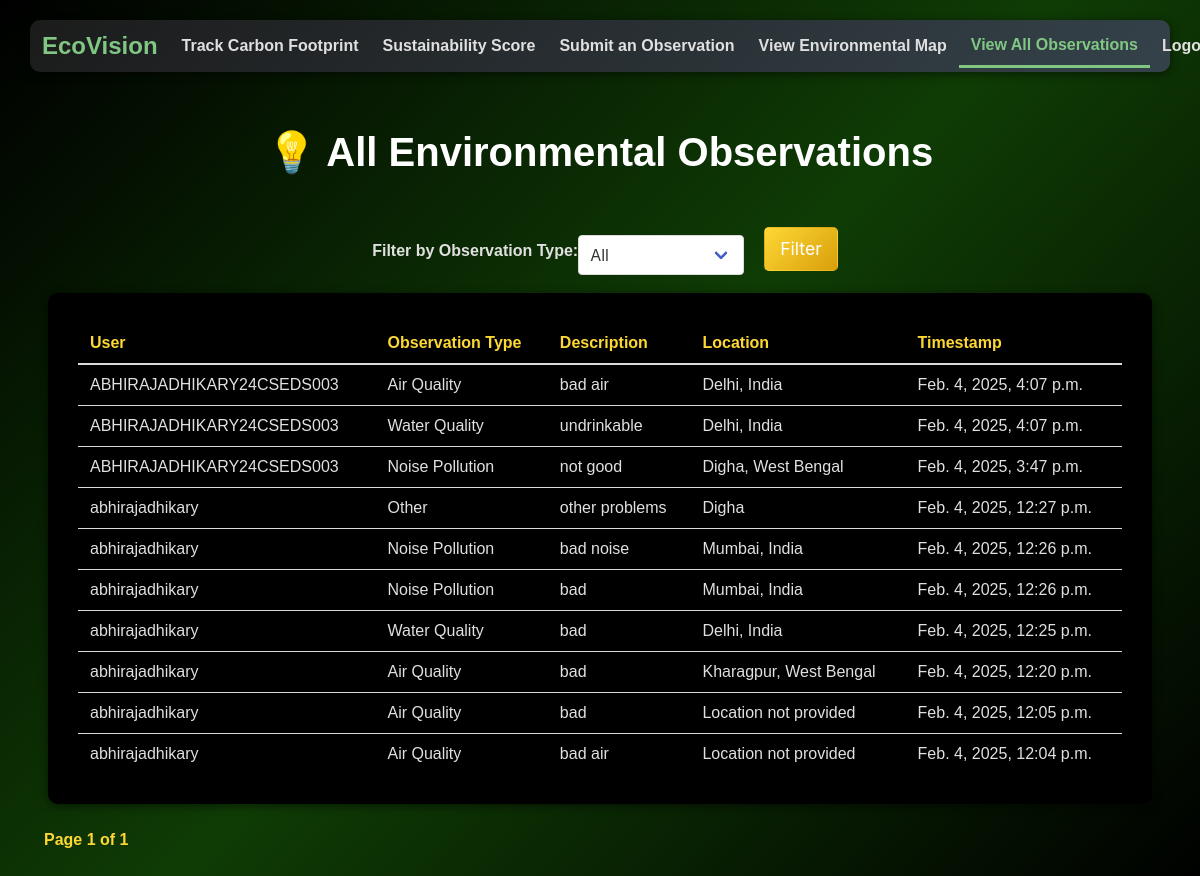
The page /all-observations/ (signed in) on the database as committed earlier.
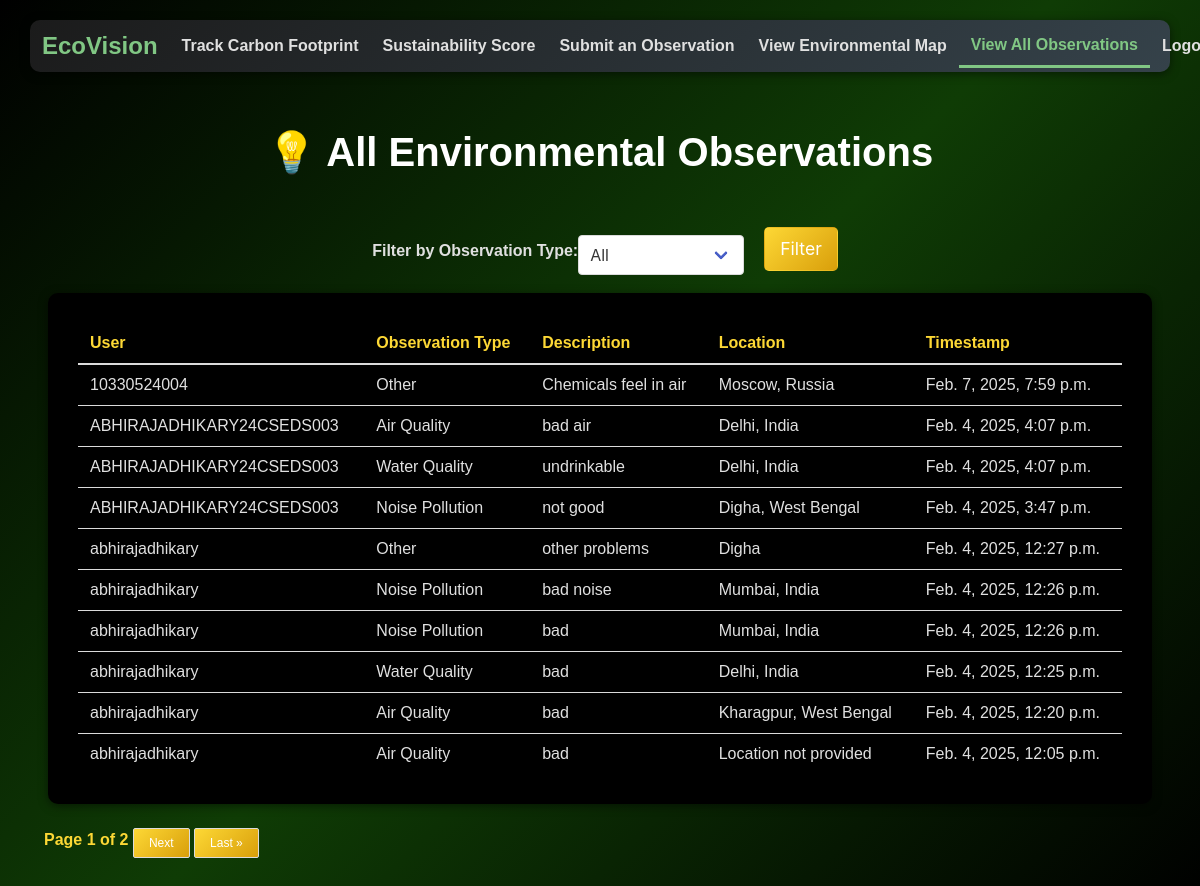
The same page on the database as committed later.
### climate_tracker/models.py (models this page shows, shortened)
class EnvironmentalObservation(models.Model):
    OBSERVATION_TYPES = [
        ('air_quality', 'Air Quality'),
        ('water_quality', 'Water Quality'),
        ('noise_pollution', 'Noise Pollution'),
        ('other', 'Other'),
    ]
    user = models.ForeignKey(User, on_delete=models.CASCADE)
    observation_type = models.CharField(max_length=50, choices=OBSERVATION_TYPES)
    description = models.TextField(blank=True, null=True)
    location = models.CharField(max_length=255, blank=True, null=True)  # User-provided location
    latitude = models.FloatField(null=True, blank=True)  # Automatically generated
    longitude = models.FloatField(null=True, blank=True)  # Automatically generated
    timestamp = models.DateTimeField(auto_now_add=True)
    photo = models.ImageField(upload_to='observations/', blank=True, null=True)

### climate_tracker/views.py (the view)
# urls.py: path('all-observations/', views.all_observations, name='all_observations'),
@login_required
def all_observations(request):
    observations = EnvironmentalObservation.objects.all().order_by('-timestamp')
    observation_type = request.GET.get('type', None)
    if observation_type:
        observations = observations.filter(observation_type=observation_type)
    paginator = Paginator(observations, 10)
    page_number = request.GET.get('page')
    page_obj = paginator.get_page(page_number)
    return render(request, 'all_observations.html', {'page_obj': page_obj})

### climate_tracker/templates/all_observations.html (shortened to what this page needs)
{% extends "base.html" %}
{% block content %}
<h1 class="title">💡 All Environmental Observations</h1>
<div class="field">
    <label class="label">Filter by Observation Type:</label>
    <div class="control">
        <form method="get">
            <div class="select">
                <select name="type">
                    <option value="">All</option>
                </select>
            </div>
            <button class="button is-primary mt-2" type="submit">Filter</button>
        </form>
    </div>
</div>
<div class="box">
    {% if page_obj %}
        <table class="table is-fullwidth">
            <thead>
                <tr>
                    <th style="color: #fdd835;">User</th>
                    <th style="color: #fdd835;">Observation Type</th>
                    <th style="color: #fdd835;">Description</th>
                    <th style="color: #fdd835;">Location</th>
                    <th style="color: #fdd835;">Timestamp</th>
                </tr>
            </thead>
            <tbody>
                {% for obs in page_obj %}
                    <tr>
                        <td>{{ obs.user.username }}</td>
                        <td>{{ obs.get_observation_type_display }}</td>
                        <td>{{ obs.description|default:"No description provided" }}</td>
                        <td>{{ obs.location|default:"Location not provided" }}</td>
                        <td>{{ obs.timestamp }}</td>
                    </tr>
                {% endfor %}
            </tbody>
        </table>
    {% else %}
        <p>No observations found.</p>
    {% endif %}
</div>
<div class="pagination">
    <span class="step-links">
        <span class="current">
            Page {{ page_obj.number }} of {{ page_obj.paginator.num_pages }}
        </span>
        {% if page_obj.has_next %}
            <a href="?page={{ page_obj.next_page_number }}{% if request.GET.type %}&type={{ request.GET.type }}{% endif %}" class="button is-small">Next</a>
            <a href="?page={{ page_obj.paginator.num_pages }}{% if request.GET.type %}&type={{ request.GET.type }}{% endif %}" class="button is-small">Last &raquo;</a>
        {% endif %}
    </span>
</div>
{% endblock %}

### climate_tracker/templates/base.html (shortened to what this page needs)
<!DOCTYPE html>
<html lang="en">
<head>
    <link rel="stylesheet" href="https://cdn.jsdelivr.net/npm/bulma@0.9.4/css/bulma.min.css">
</head>
<body>
    <nav class="navbar" role="navigation" aria-label="main navigation">
        <div class="navbar-brand">
            <a class="navbar-item" href="{% url 'home' %}">
                <strong>EcoVision</strong>
            </a>
        </div>
        <div id="navbarMenu" class="navbar-menu">
            <div class="navbar-start">
                <a class="navbar-item {% if request.resolver_match.url_name == 'track_carbon' %}is-active{% endif %}" href="{% url 'track_carbon' %}">Track Carbon Footprint</a>
                <a class="navbar-item {% if request.resolver_match.url_name == 'calculate_sustainability' %}is-active{% endif %}" href="{% url 'calculate_sustainability' %}">Sustainability Score</a>
                <a class="navbar-item {% if request.resolver_match.url_name == 'submit_observation' %}is-active{% endif %}" href="{% url 'submit_observation' %}">Submit an Observation</a>
                <a class="navbar-item {% if request.resolver_match.url_name == 'map_view' %}is-active{% endif %}" href="{% url 'map_view' %}">View Environmental Map</a>
                <a class="navbar-item {% if request.resolver_match.url_name == 'all_observations' %}is-active{% endif %}" href="{% url 'all_observations' %}">View All Observations</a>
            </div>
            <div class="navbar-end">
                {% if user.is_authenticated %}
                    <a class="navbar-item last {% if request.resolver_match.url_name == 'logout' %}is-active{% endif %}" href="{% url 'logout' %}">Logout</a>
                {% else %}
                    <a class="navbar-item {% if request.resolver_match.url_name == 'login' %}is-active{% endif %}" href="{% url 'login' %}">Login</a>
                    <!--<a class="navbar-item navbar-button-link {% if request.resolver_match.url_name == 'register' %}is-active{% endif %}"
   href="{% url 'register' %}">
   Register
</a> -->
                {% endif %}
            </div>
        </div>
    </nav>
    <section class="section">
        <div class="container">
            {% block content %}
            {% endblock %}
        </div>
    </section>
</body>
</html>

### climate_tracker/templates/base.html (style rules this page uses)
.navbar { position: fixed; top: 20px; left: 50%; transform: translateX(-50%); width: 95%; max-width: 1200px; background: linear-gradient(135deg, #1b1b1b, #35424a); box-shadow: 0 2px 10px rgba(0, 0, 0, 0.5); border-radius: 10px; z-index: 1000; }
.section { padding-top: 100px; display: flex; justify-content: center; }
.container { max-width: 1200px; }
.navbar-item.is-active { border-bottom: 3px solid #81c784; color: #81c784 !important; background-color: rgba(129, 199, 132, 0.1); }
.navbar-item, .navbar-link { color: #e0e0e0 !important; font-weight: bold; transition: background-color 0.4s ease, color 0.4s ease; }
.navbar-brand strong { color: #81c784; font-size: 1.5em; }
.navbar-menu { background-color: transparent; display: flex; justify-content: space-between; align-items: center; flex-wrap: wrap; }
.navbar-end { display: flex; align-items: center; }

### climate_tracker/templates/all_observations.html (style rules this page uses)
html, body { margin: 0; padding: 0; }
.navbar { margin-top: 0; }
body { background: linear-gradient(135deg, rgb(0, 0, 0), rgb(15, 60, 5), rgb(0, 0, 0)); color: #e0e0e0; font-family: Arial, sans-serif; }
h1.title { color: #fff; font-size: 2.5em; padding: 30px; text-align: center; font-weight: bold; }
.field { display: flex; justify-content: center; align-items: center; margin-bottom: 20px; }
.control form { display: flex; gap: 10px; align-items: center; }
.label { color: #e0e0e0; font-weight: bold; }
.box { background: black; border-radius: 10px; padding: 30px; box-shadow: 0 2px 10px rgba(0, 0, 0, 0.5); color: #e0e0e0; }
.mt-2 { bottom: 10px; left: 10px; }
.table { background: transparent; color: #e0e0e0; }
.table th { background-color: transparent; color: #ffffff; }
.table td { background-color: transparent; }
.table tr:nth-child(even) { background-color: transparent; }
.button { background: linear-gradient(135deg, #fdd835,rgb(217, 159, 11)); color:rgb(255, 255, 255); border-radius: 5px; padding: 8px 15px; font-size: 1.1em; transition: transform 0.3s ease, background-color 0.3s ease; }
.pagination .current { color: #fdd835; font-weight: bold; }
select { background-color: transparent; color: #e0e0e0; border: 1px solid #bbb; border-radius: 5px; padding: 5px; }

Rows that differ between the two databases and show on the page:
no longer on this page (row unchanged): EnvironmentalObservation: user.username "abhirajadhikary", observation_type "Air Quality", description "bad air", location "Location not provided", timestamp "Feb. 4, 2025, 12:04 p.m."
added EnvironmentalObservation: user.username "10330524004", observation_type "Other", description "Chemicals feel in air", location "Moscow, Russia", timestamp "Feb. 7, 2025, 7:59 p.m."
Other text that changed with them:
{{ page_obj.paginator.num_pages }}: "1" → "2"
text now shown: "Next Last »"
